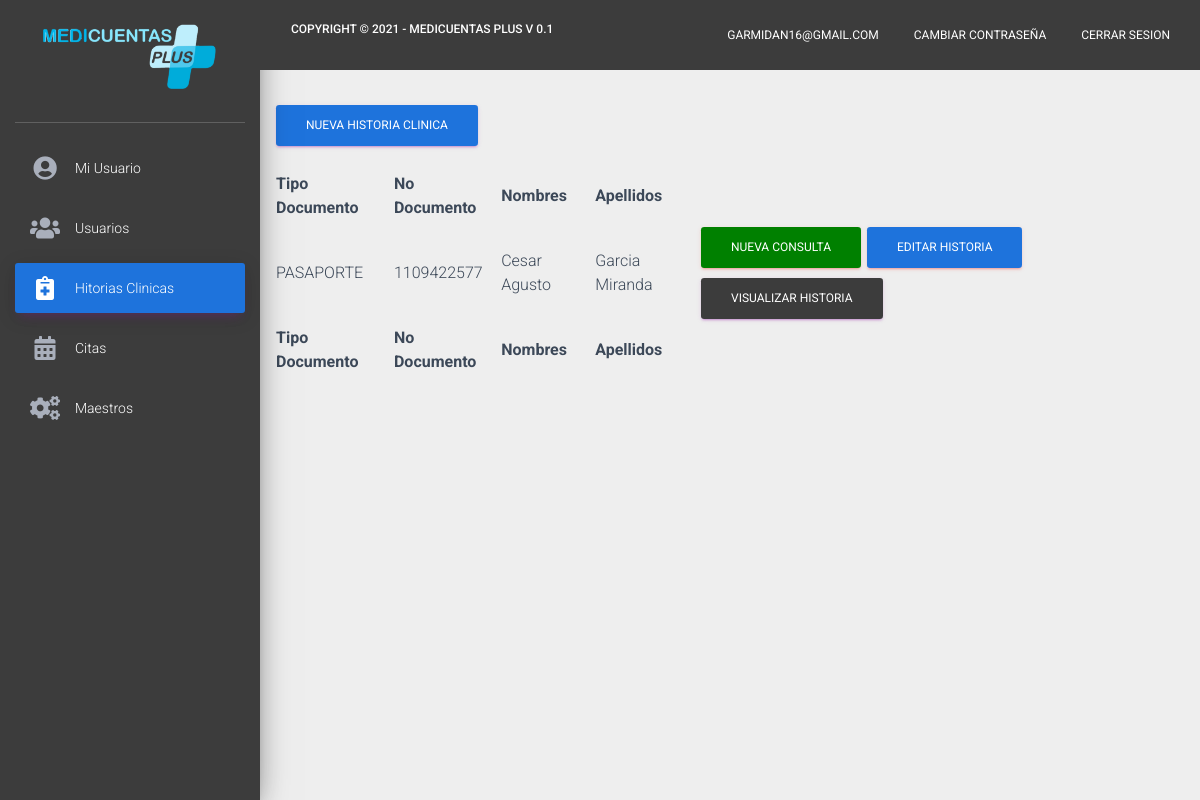
Before: /historiasclinicas (signed in) with the older database file.
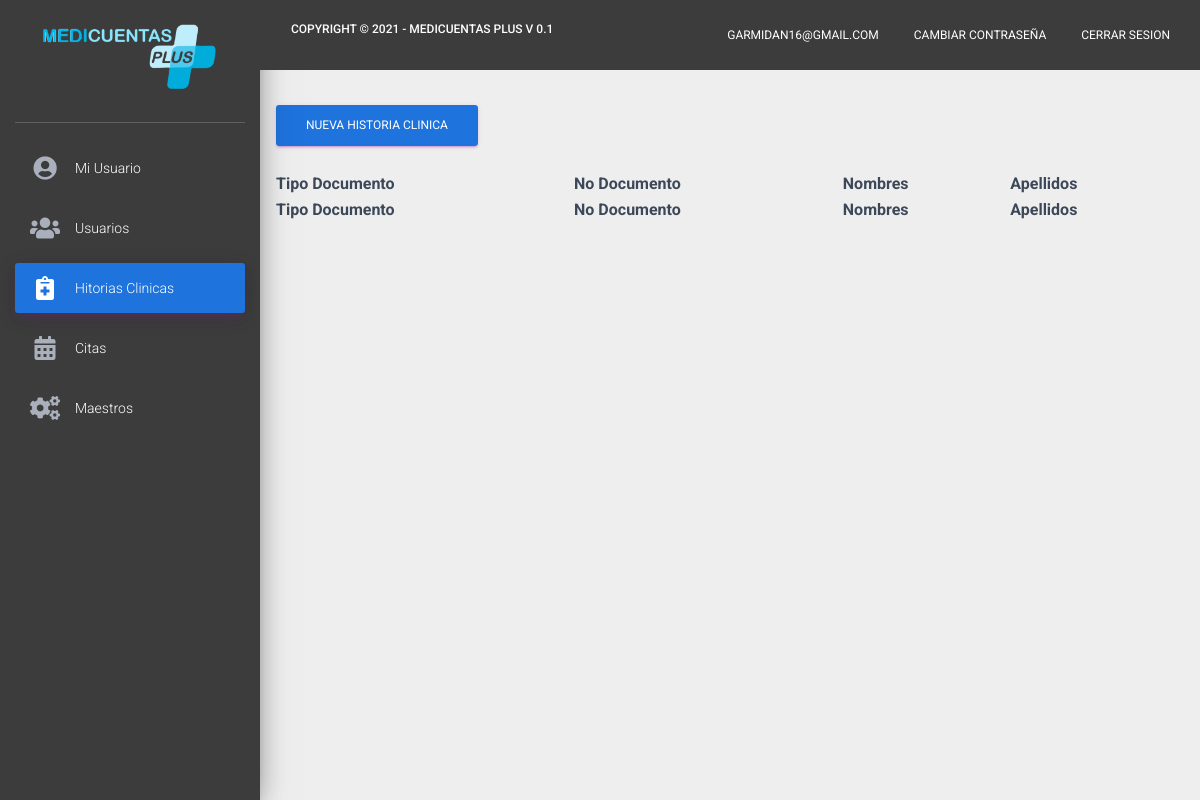
After: the same page with the newer database file.
### modelos/models.py (models this page shows)
class HistoriasClinica(models.Model):
    paciente =  models.ForeignKey(Paciente, on_delete=models.CASCADE, blank=True,null=True)
    especialista =  models.ForeignKey(Usuario, on_delete=models.CASCADE, blank=True,null=True)

class Paciente(models.Model):
    nombres = models.CharField(max_length=1000, blank=True, null=True)
    apellidos = models.CharField(max_length=1000, blank=True, null=True)
    fechanacimiento = models.DateField(blank=True, null=True)
    edad = models.IntegerField( blank=True, null=True)
    sexo = models.CharField(max_length=500, blank=True, null= True)
    telefono = models.CharField(max_length=500, blank=True, null= True)
    tipodocumento= models.CharField(max_length=1000, blank=True, null=True)
    numerodocumento = models.CharField(max_length=500, blank=True, null= True)
    movil = models.CharField(max_length=500, blank=True, null= True)
    correo = models.CharField(max_length=500, blank=True, null= True)

### modelos/views.py (the view, shortened to what this page needs)
# urls.py: path('historiasclinicas',historiaclinica),
def historiaclinica(request):
    if request.session.get('validar') == False:
        return redirect('/')
    else:
        if request.session.get('user'):
            diagnosticos = Diagnostico.objects.all()
            usuario = Usuario.objects.get(id=request.session.get('user'))
            validacion = 0
            pacientes = Paciente.objects.all()
            paciente = Paciente.objects.all()
            historiaclinica = HistoriasClinica.objects.all()
            if usuario.rol == "Prestador":
                historiaclinica = HistoriasClinica.objects.filter(especialista = usuario)
            return render(request,"historiasclinicas.html",{"usuario":usuario,"pacientes":pacientes,"historiaclinica":historiaclinica,"validacion":validacion,"sesion":request.session.get('validar'),"diagnosticos":diagnosticos})
        else:
            return redirect('/')

### modelos/templates/historiasclinicas.html (shortened to what the changed rows need)
<!doctype html>
<html lang="en">
{% load static %}
<head>
    <link rel="stylesheet" href="https://maxcdn.bootstrapcdn.com/font-awesome/latest/css/font-awesome.min.css">
    <link rel="stylesheet" href="https://use.fontawesome.com/releases/v5.7.0/css/all.css"
>
    <link href="https://cdn.jsdelivr.net/npm/bootstrap@5.1.1/dist/css/bootstrap.min.css" rel="stylesheet"
>
    <link href="{% static 'css/material-dashboard.css' %}" rel="stylesheet" />
</head>
<body>
    <div class="wrapper ">
        <div class="main-panel">
            <div class="content">
                <form method="POST" action="/historiasclinicas">
                    <table id="example" class="display nowrap" style="width:100%">
                        <thead>
                            <tr>
                                <th>Tipo Documento</th>
                                <th>No Documento</th>
                                <th>Nombres</th>
                                <th>Apellidos</th>
                                {% if usuario.rol == 'Administrador'%}
                                <th></th>
                                {%else%}
                                {% if usuario.rol == 'Prestador'%}
                                <th></th>
                                {%endif%}
                                {%endif%}
                            </tr>
                        </thead>
                        <tbody>
                            {% for hist in historiaclinica%}
                            <tr>
                                <td>{{hist.paciente.tipodocumento}}</td>
                                <td>{{hist.paciente.numerodocumento}}</td>
                                <td>{{hist.paciente.nombres}}</td>
                                <td>{{hist.paciente.apellidos}}</td>
                                {% if usuario.rol == 'Administrador'%}
                                <td>
                                    <a href="/historiasclinicas/historialregistrarconsulta/{{hist.id}}" type="submit"
                                        style="background-color: green; color: white;" class="btn btn-danger">Nueva
                                        Consulta</a>
                                    <a href="/historiasclinicas/editarhistoriaclinica/{{hist.id}}" type="submit"
                                        style="background-color: #1e73dc; color: white;" class="btn btn-danger">Editar
                                        Historia</a>
                                    <a type="button" onclick="generatepdf('{{hist.id}}');"
                                        style="background-color: #3c3c3c; color: white;"
                                        class="btn btn-primary">Visualizar Historia</a>
                                </td>
                                {%endif%}
                            </tr>
                            {% endfor %}
                        </tbody>
                        <tfoot>
                            <tr>
                                <th>Tipo Documento</th>
                                <th>No Documento</th>
                                <th>Nombres</th>
                                <th>Apellidos</th>
                                {% if usuario.rol == 'Administrador'%}
                                <th></th>
                                {%else%}
                                {% if usuario.rol == 'Prestador'%}
                                <th></th>
                                {%endif%}
                                {%endif%}
                            </tr>
                        </tfoot>
                    </table>
                </form>
            </div>
        </div>
    </div>
    <link rel="stylesheet" type="text/css" href="https://cdn.datatables.net/v/dt/dt-1.11.2/datatables.min.css" />
</body>
</html>

Changed rows visible on the page:
removed HistoriasClinica: paciente.tipodocumento "PASAPORTE", paciente.numerodocumento "1109422577", paciente.nombres "Cesar Agusto", paciente.apellidos "Garcia Miranda"
